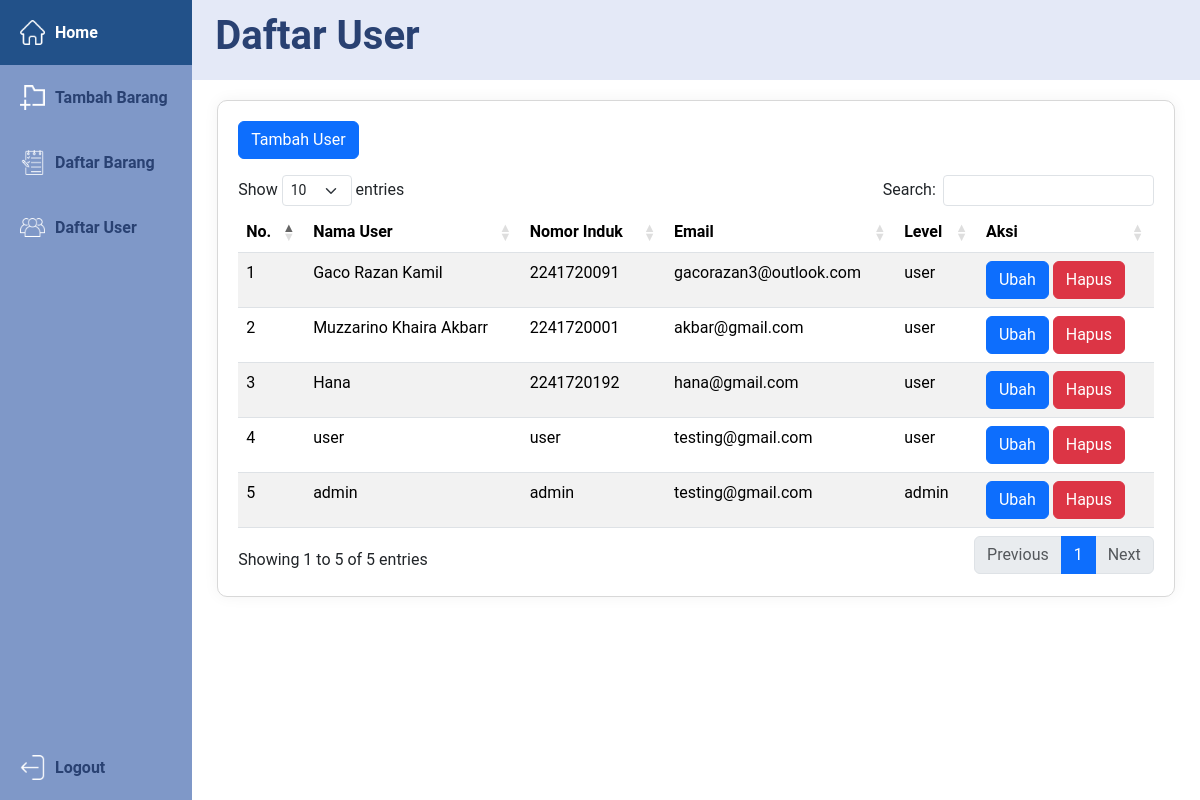
Before: /admin/user (signed in) with the older database file.
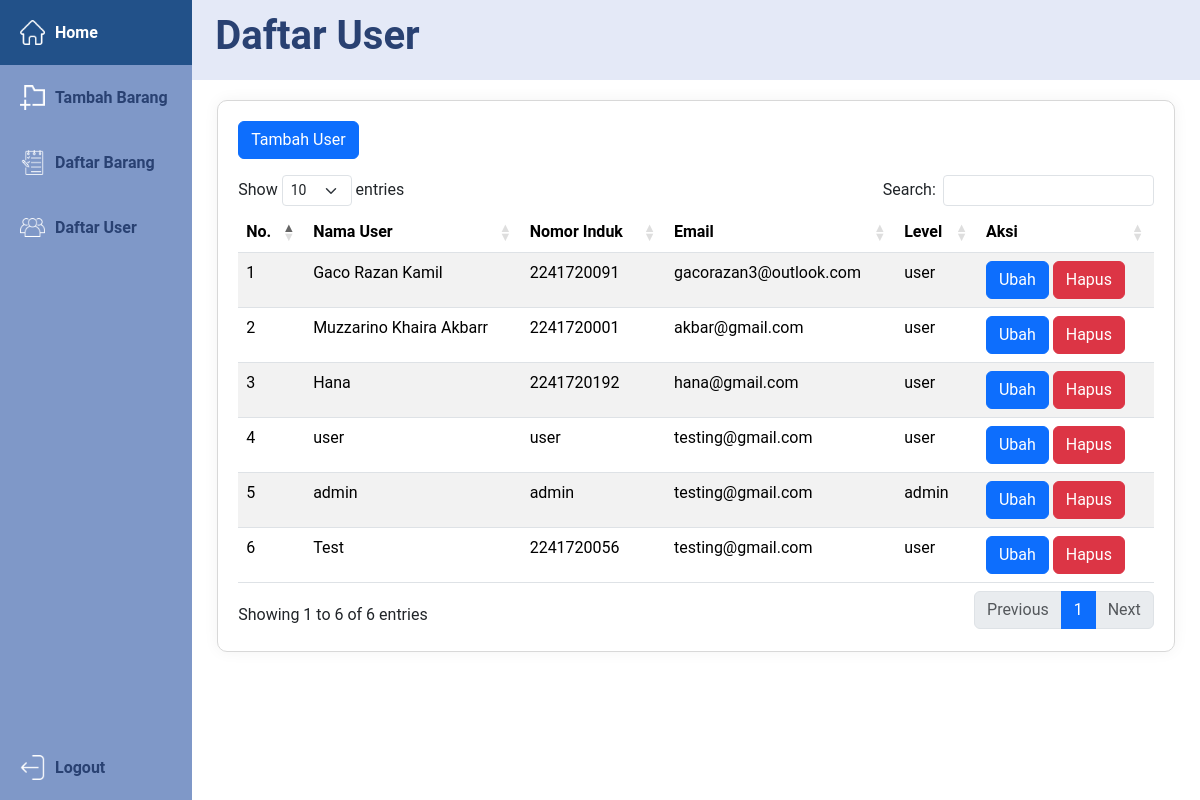
After: the same page with the newer database file.
### tables this page shows
CREATE TABLE `user` (
  `id_user` int(11) NOT NULL,
  `nama_user` varchar(255) NOT NULL,
  `nomor_induk` varchar(255) NOT NULL,
  `email_user` varchar(255) NOT NULL,
  `password_user` varchar(255) NOT NULL,
  `level` enum('admin','user') NOT NULL,
  `profil_user` longtext NOT NULL
);

### app/core/Controller.php (called while the page is built, shortened)
<?php
class Controller {
    protected function view($view, $data = []) {
        require_once 'app/view/' . $view . '.php';
    }
    protected function model($model) {
        return new $model;
    }
}

### app/controllers/Admin.php (called while the page is built, shortened)
<?php
class Admin extends Controller
{
    public function user()
    {
        $data['user'] = $this->model('Admin_model')->getAllUser();
        $this->view('admin/user', $data);
    }
}

### app/core/App.php (called while the page is built, shortened)
<?php
class App {
    protected $method = 'index';
    protected $params = [];
    public function __construct() {
        $url = $this->parseURL();
        if(isset($url[0])) {
            if(file_exists('app/controllers/' . $url[0] . '.php')) {
                unset($url[0]);
            }
        }
        $this->controller = new $this->controller;
        if(isset($url[1])) {
            if(method_exists($this->controller, $url[1])) {
                $this->method = $url[1];
            }
        }
        call_user_func_array([$this->controller, $this->method], $this->params);
    }
    public function parseURL() {
        if(isset($_GET['url'])) {
            $url = rtrim($_GET['url'], '/');
            $url = filter_var($url,FILTER_SANITIZE_URL);
            $url = explode('/', $url);
            return $url;
        }
    }
}

### index.php (called while the page is built, shortened)
<?php
$app = new App();

### app/core/Database.php (called while the page is built, shortened)
<?php
class Database {
    private $host = DB_HOST;
    private $user = DB_USER;
    private $pass = DB_PASS;
    private $dbName = DB_NAME;
    private $dbh;
    private $stmt;
    public function __construct() {
        $dsn = "mysql:host=$this->host;dbname=$this->dbName";
        $option = [
            PDO::ATTR_PERSISTENT => true,
            PDO::ATTR_ERRMODE => PDO::ERRMODE_EXCEPTION
        ];
        try {
            $this->dbh = new PDO($dsn, $this->user, $this->pass, $option);
        } catch (PDOException $e) {
            die($e->getMessage());
        }
    }
    public function query($query) {
        $this->stmt = $this->dbh->prepare($query);
    }
    public function execute() {
        $this->stmt->execute();
    }
    public function resultSet() {
        $this->execute();
        return $this->stmt->fetchAll(PDO::FETCH_ASSOC);
    }
}

### app/models/Admin_model.php (called while the page is built, shortened)
<?php
class Admin_model
{
    private $tableUser = 'user';
    private $db;
    public function __construct()
    {
        $this->db = new Database;
    }
    public function getAllUser()
    {
        $this->db->query("SELECT * FROM $this->tableUser");
        return $this->db->resultSet();
    }
}

### app/view/admin/user.php (the view, shortened to what this page needs)
<div id="daftarUser">
    <div class="navbar-home">
        <h1>Daftar User</h1>
    </div>
    <div class="tabelUser table-responsive">
        <div class="row mb-0">
            <div class="col-12">
            </div>
        </div>
        <button type="button" class="btn btn-primary mb-3" data-bs-toggle="modal" data-bs-target="#userModal">Tambah
            User</button>
        <table id="daftarUserTabel" class="table table-striped" style="width:100%">
            <thead>
                <tr>
                    <th>No.</th>
                    <th>Nama User</th>
                    <th>Nomor Induk</th>
                    <th>Email</th>
                    <th>Level</th>
                    <th>Aksi</th>
                </tr>
            </thead>
            <tbody>
                <?php
                $no = 1;
                foreach ($data['user'] as $rowUser) { ?>
                    <tr>
                        <td>
                            <?= $no ?>
                        </td>
                        <td>
                            <?= $rowUser['nama_user'] ?>
                        </td>
                        <td>
                            <?= $rowUser['nomor_induk'] ?>
                        </td>
                        <td>
                            <?= $rowUser['email_user'] ?>
                        </td>
                        <td>
                            <?= $rowUser['level'] ?>
                        </td>
                        <td>
                            <a href="" class="btn btn-primary" data-bs-toggle="modal"
                                data-bs-target="#editUserModal<?= $rowUser['id_user'] ?>">Ubah</a>
                            <button type="button" class="btn btn-danger" data-bs-toggle="modal"
                                data-bs-target="#hapusUser<?= $rowUser['id_user'] ?>">Hapus</button>
                        </td>
                    </tr>
                    <?php $no++;
                } ?>
            </tbody>
        </table>
    </div>
</div>

Changed rows visible on the page:
added user: nama_user "Test", nomor_induk "2241720056", email_user "testing@gmail.com", level "user"
Other visible differences:
text written by a page script: "Show entries Search: Showing 1 to 5 of 5 entries Previous 1 Next" → "Show entries Search: Showing 1 to 6 of 6 entries Previous 1 Next"
